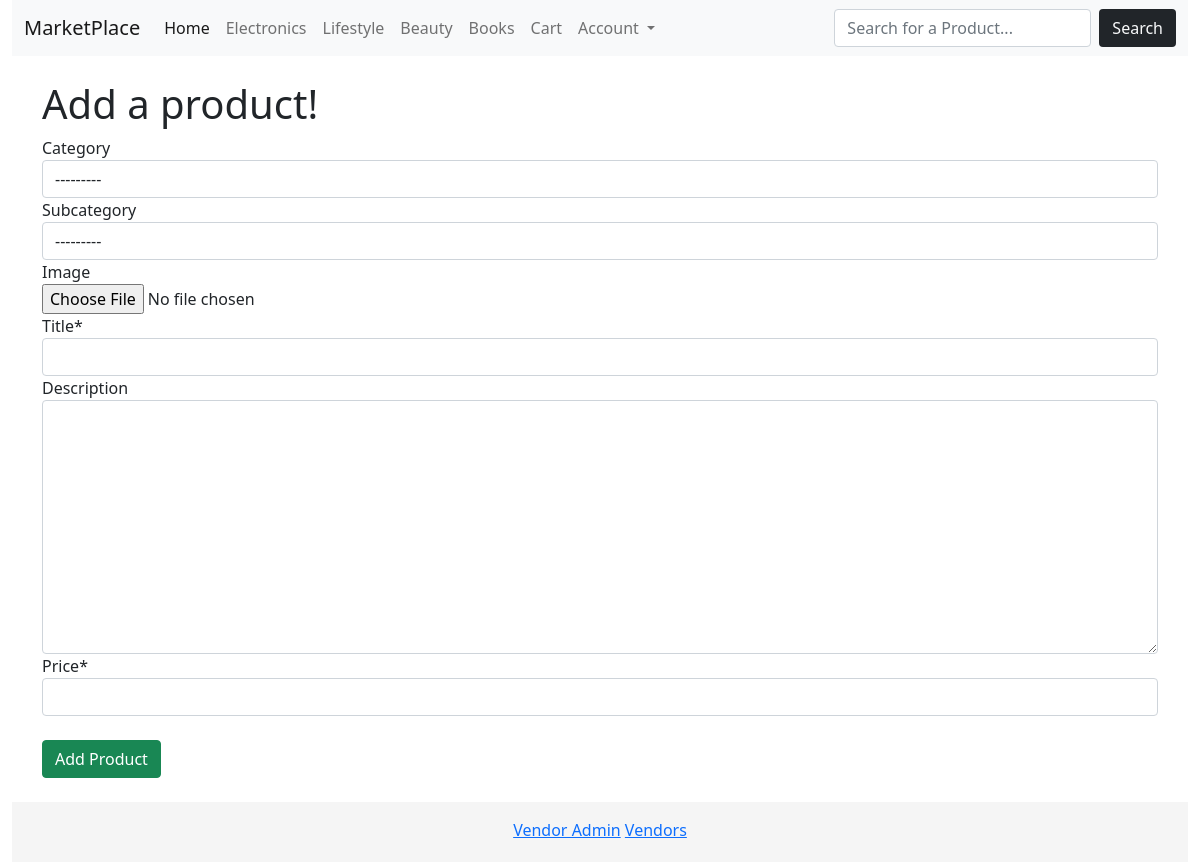
The page /vendors/add/product/ (signed in) on the database its author committed.
### product/models.py (models this page shows)
class Category(models.Model):
	title = models.CharField(max_length=255)
	slug = models.SlugField(max_length=255)
	ordering = models.IntegerField(default=0)
	class Meta:
		ordering = ['ordering']
	def __str__(self):
		return self.title

class SubCategory(models.Model):
	title = models.CharField(max_length=255)
	slug = models.SlugField(max_length=255, blank=True, null=True)
	ordering = models.IntegerField(default=0)
	vendor = models.ForeignKey(Vendor,related_name='subcategory', verbose_name='Vendor', on_delete=models.CASCADE, blank=True, null=True)
	class Meta:
		ordering = ['ordering']
	def __str__(self):
		return self.title

### vendor/views.py (the view, shortened to what this page needs)
# urls.py: path('add/product/',views.addProduct, name='addProduct'),
@login_required
def addProduct(request):
	form = ProductForm()
	context= { 'form':form}
	return render(request, 'vendor/addProduct.html',context)

### product/forms.py
class ProductForm(ModelForm):
	class Meta:
		model = Product
		fields = ['category','subcategory','image','title','description','price']

### cart/cart.py (called while the page is built)
	def __len__(self):
		return sum(item['quantity'] for item in self.cart.values())

### cart/context_processors.py (called while the page is built)
def cart(request):
	return ({'cart':Cart(request)})

### product/context_processors.py (called while the page is built)
def menu_categories(request):
	categories = Category.objects.all()
	return {'menu_categories':categories}

def vendor_categories(request):
	pattern = r"\/vendors\/(\d+)"
	result = re.match(pattern, request.path)
	if result:
		print(result, result.group())
		vendor = result.group(1)
		print(vendor)
		vendor_categories = SubCategory.objects.filter(vendor=vendor)
		print(vendor_categories)
		return {'vendor_categories':vendor_categories}
	else:
		return {'vendor_categories':''}

### vendor/templates/vendor/addProduct.html (shortened to what this page needs)
{% extends 'site/main.html' %}
{% load crispy_forms_tags %}
{% block content %}
<h1 class="title mt-4"> Add a product! </h1>
<form method="POST" action="" enctype="multipart/form-data">
	{{form|crispy}}
	<div class="field">
		<div class="control">
			<button class="btn btn-success my-4" type="submit">Add Product</button>
		</div>
	</div>
</form>
{% endblock %}

### base/templates/site/navbar.html (shortened to what this page needs)
<nav class="navbar navbar-expand-lg navbar-light bg-light">
  <div class="container-fluid">
    <a class="navbar-brand" href="/">MarketPlace</a>
    <div class="collapse navbar-collapse" id="navbarNav">
      <ul class="navbar-nav me-auto mb-2 mb-lg-0">
        <li class="nav-item">
          <a class="nav-link active" aria-current="page" href="/">Home</a>
        </li>
        {% for category in menu_categories %}
        <li class="nav-item">
          <a class="nav-link" href="{% url 'productCategory' category.slug %}">{{category}}</a>
        </li>
        {% endfor %}
        <li class="nav-item">
          <a href="{% url 'cart' %}" class="nav-link">Cart{% if cart %}({{cart|length}}){% endif %}</a>
        </li>
          <li class="nav-item dropdown">
          <a class="nav-link dropdown-toggle" href="#" id="navbarDarkDropdownMenuLink" role="button" data-bs-toggle="dropdown" aria-expanded="false">
            Account
          </a>
        </li>
      </ul>
        <form class="d-flex"method="GET" action="{% url 'search' %}">
            <input class="form-control me-2" type="text" class="input" placeholder="Search for a Product..." name="query">
            <button class="btn bg-dark text-light" type="submit" >Search</button>
        </form>
    </div>
  </div>
</nav>

### rows shown on the page
Category: title "Electronics"
Category: title "Lifestyle"
Category: title "Beauty"
Category: title "Books"
